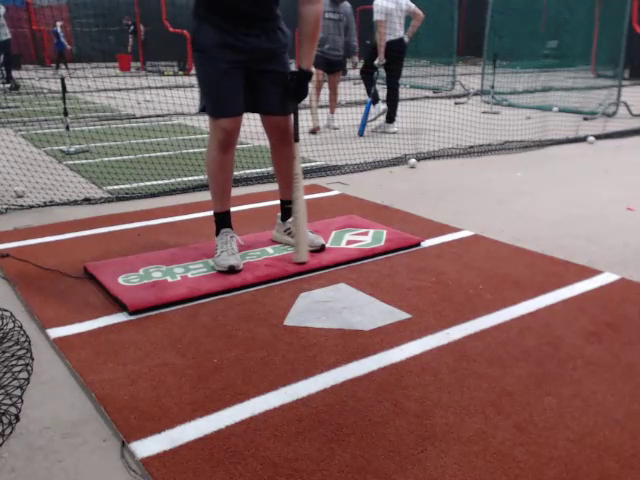
#> input picture frame 19 of rotate/session_0.mp4, 640 x 480 px
$ python rotate.py
#> lines starting #> are read from the running program, lines starting #| are printed output that depends on the picture
import argparse
import cv2


def run_app(src, dest, degree=0, flip_h=False, flip_v=True):
#> called with src = 'rotate/session_0.mp4', dest = 'rotate/output_0.mp4', degree = 90, flip_h = False, flip_v = True
    cap = cv2.VideoCapture(src)


    width= int(cap.get(cv2.CAP_PROP_FRAME_WIDTH))
    height= int(cap.get(cv2.CAP_PROP_FRAME_HEIGHT))
    fps= int(cap.get(cv2.CAP_PROP_FPS))
    size = (height,width)   # 90 deg, swap w, h

    writer= cv2.VideoWriter(dest, cv2.VideoWriter_fourcc(*'DIVX'), fps, size)


    if (cap.isOpened() == False):
        print("Error opening video  file")

    # Read until video is completed
    while(cap.isOpened()):

        ret, frame = cap.read()
#> frame is the input picture: shape (480, 640, 3); mean B, G, R 97.4, 98, 127
        if ret == True:

            image = cv2.rotate(frame, cv2.ROTATE_90_COUNTERCLOCKWISE)
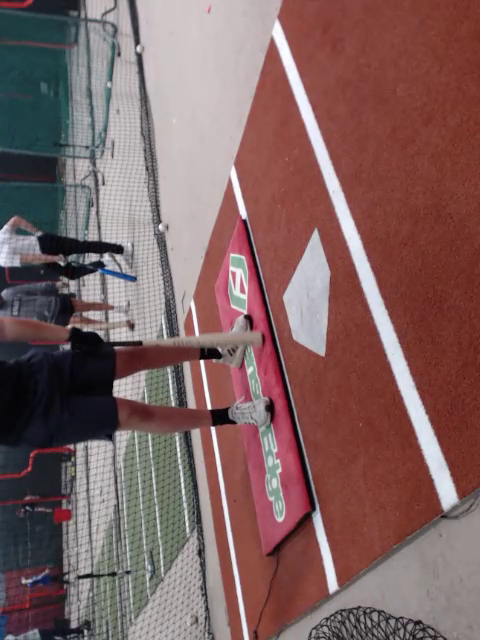
#> image: shape (640, 480, 3); mean B, G, R 97.4, 98, 127

            cv2.imshow('Frame', image)
            writer.write(image)

        if cv2.waitKey(25) & 0xFF == ord('q'):
#> (key q is pressed here)
            break

    cap.release()
    cv2.destroyAllWindows()


if __name__ == '__main__':
    parser = argparse.ArgumentParser()
    parser.add_argument('-d', type=int, help='Rotation, Counterclock degree', default=90)
    parser.add_argument('-flip_h', default=0, help='horizatonal flip', action='store_true')
    parser.add_argument('-flip_v', default=0, help='horizatonal flip', action='store_true')
    args = parser.parse_args()

    src = "rotate/session_0.mp4"
    dest = "rotate/output_0.mp4"

    run_app(src, dest, degree=args.d)


    # extra audio from video
    # ffmpeg -y -i session_0.mp4 output.wav

    # merge audio and video
    # ffmpeg -i output_0.mp4 -i output.wav -c:v copy -c:a aac output_av.mp4


$ run again, starting later in the video
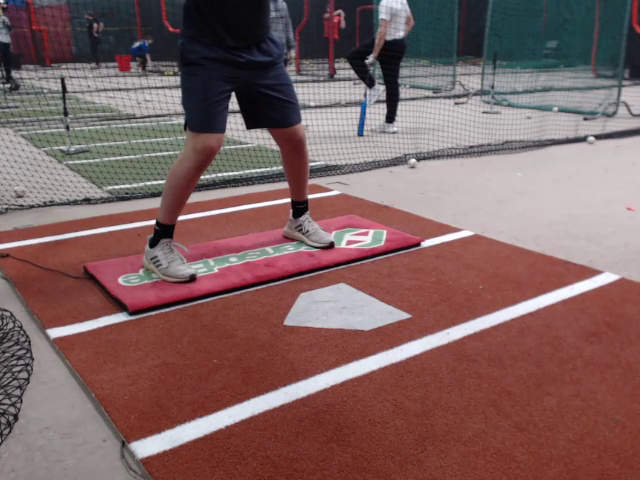
#> input picture frame 86 of rotate/session_0.mp4, 640 x 480 px
#> in run_app, frame is the input picture: shape (480, 640, 3); mean B, G, R 97.1, 97.8, 126.7
#> in run_app, `image = cv2.rotate(frame, cv2.ROTATE_90_COUNTERCLOCKWISE)`:
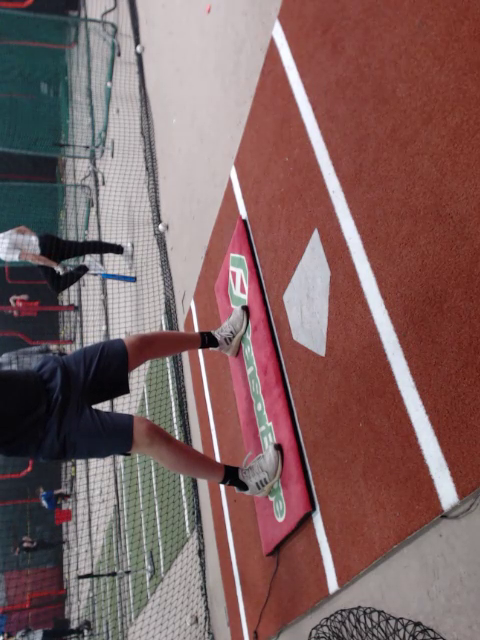
#> image: shape (640, 480, 3); mean B, G, R 97.1, 97.8, 126.7

$ run again, starting later in the video
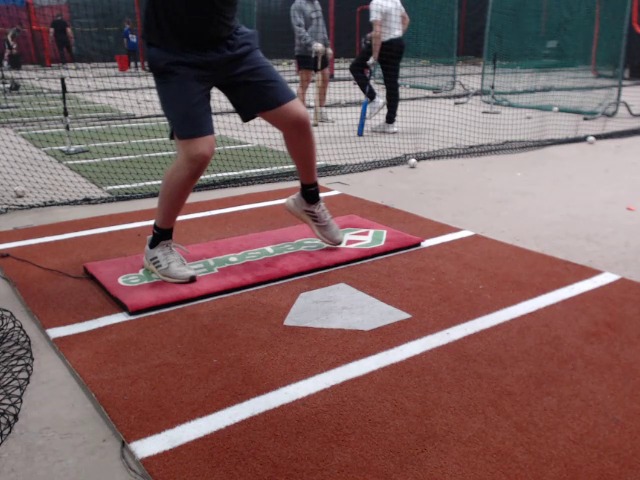
#> input picture frame 153 of rotate/session_0.mp4, 640 x 480 px
#> in run_app, frame is the input picture: shape (480, 640, 3); mean B, G, R 96, 96.9, 126.5
#> in run_app, `image = cv2.rotate(frame, cv2.ROTATE_90_COUNTERCLOCKWISE)`:
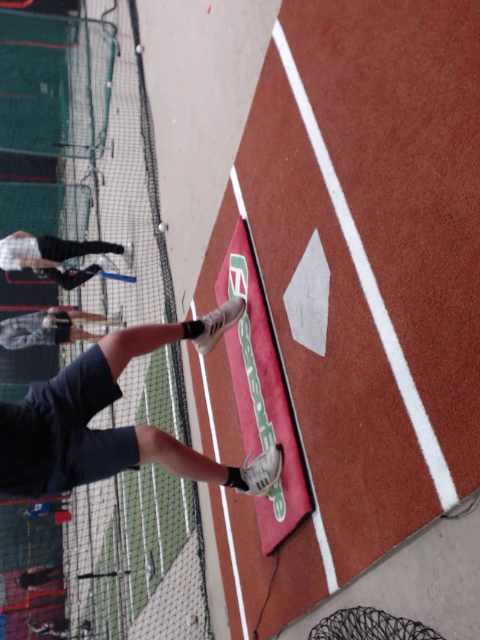
#> image: shape (640, 480, 3); mean B, G, R 96, 96.9, 126.5
